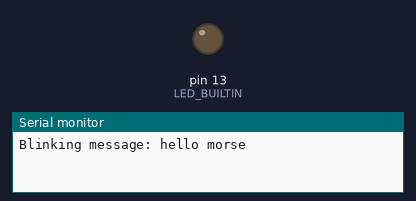
The program below on a simulated Arduino Uno, built with avr-gcc and run on an emulated ATmega328P. Shown: output pins drawn as LEDs (lit = HIGH), the last lines printed to the serial monitor.

Above: at 1.0 s.
At 22.8 s:
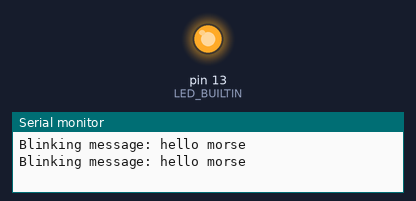
Timing chart, 0 to 23.1 s (numbered marks = the images above):
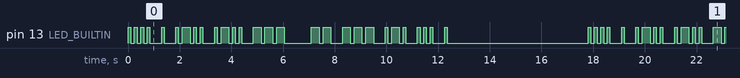

The program:

main.cpp
```cpp
#include "Arduino.h"

#define LED_BUILTIN 13
#define DIT 100
#define DAH 300
#define MORSE_SPACE 150
#define LETTER_SPACE 450
#define WORD_SPACE 600

const char *morse[] = {
    ".-", "-...", "-.-.", "-..", ".", "..-.", "--.", "....", "..", ".---",
    "-.-", ".-..", "--", "-.", "---", ".--.", "--.-", ".-.", "...", "-",
    "..-", "...-", ".--", "-..-", "-.--", "--.."
};

// Get the Morse code for a given letter
const char *get_morse_code(char letter) {
    if (letter >= 'a' && letter <= 'z') {
        return morse[letter - 'a'];
    }
    return "";
}

// Blink a Morse code sequence
void blink_morse_letter(const char *sequence) {
    for (int i = 0; sequence[i] != '\0'; i++) {
        if (sequence[i] == '.') {
            digitalWrite(LED_BUILTIN, HIGH);
            delay(DIT);
            digitalWrite(LED_BUILTIN, LOW);
        } else if (sequence[i] == '-') {
            digitalWrite(LED_BUILTIN, HIGH);
            delay(DAH);
            digitalWrite(LED_BUILTIN, LOW);
        }
        if (sequence[i + 1] != '\0') {
            delay(MORSE_SPACE);
        }
    }
    delay(LETTER_SPACE);
}

// Blink a message in Morse code
void blink_morse_message(const char *message) {
    for (int i = 0; message[i] != '\0'; i++) {
        char letter = message[i];
        if (letter == ' ') {
            delay(WORD_SPACE);
            continue;
        }
        const char *morse_code = get_morse_code(letter);
        blink_morse_letter(morse_code);
    }
}

void setup() {
    pinMode(LED_BUILTIN, OUTPUT);
    Serial.begin(9600);
}

void loop() {
    const char *message = "hello morse";

    Serial.print("Blinking message: ");
    Serial.println(message);

    blink_morse_message(message);
    delay(5000);
}
```

Measured:
- by itself, pin 13 (LED_BUILTIN): moves between LOW and HIGH, repeating every 17.8 s
- by itself, everything shown: repeats every 17.8 s, in 56 steps
